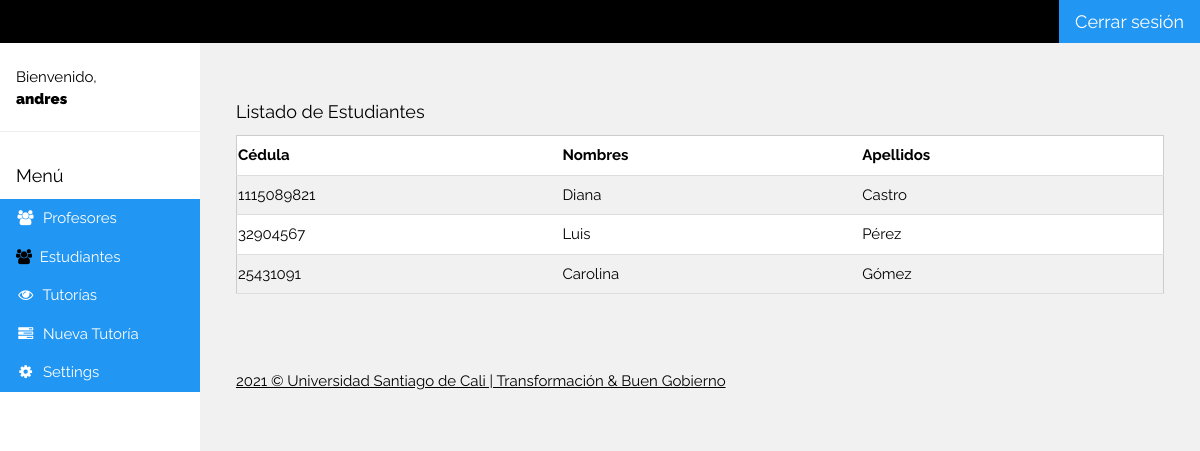
The page /ctg_listaestudiantes_tm/ (signed in) on the database its author committed.
### appusc/models.py (models this page shows)
class estudiantes(models.Model):
    cedula=models.IntegerField()
    nombres=models.CharField(max_length=400)
    apellidos=models.CharField(max_length=400)

### appusc/views.py (the view)
# urls.py: path('ctg_listaestudiantes_tm/',views.ctg_listaestudiantes_tm),
def ctg_listaestudiantes_tm(request):
    estud=estudiantes.objects.all()
    return render(request,'appusc/ctg_listaestudiantes_tm.html',{'estud':estud})

### appusc/templates/appusc/ctg_listaestudiantes_tm.html
{% extends 'appusc/base.html' %}
    {% block content %}
        <br>
        <br>
        <div class="w3-container">
            <h5>Listado de Estudiantes</h5>
            <table class="w3-table w3-striped w3-bordered w3-border w3-hoverable w3-white">
                <th>Cédula</th>
                <th>Nombres</th>
                <th>Apellidos</th>
                {% for registro in estud %}
                <tr>
                    <td>{{ registro.cedula }}</td>
                    <td>{{ registro.nombres }}</td>
                    <td>{{ registro.apellidos }}</td>
                </tr>
                {% endfor %}
            </table><br>
          </div>
     {% endblock %}

### appusc/templates/appusc/base.html (shortened to what this page needs)
{% load static %}
<!DOCTYPE html>
<html>
<link rel="stylesheet" href="{% static 'css/w3.css' %}">
<link rel="stylesheet" href="https://cdnjs.cloudflare.com/ajax/libs/font-awesome/4.7.0/css/font-awesome.min.css">
<body class="w3-light-grey">
<div class="w3-bar w3-top w3-black w3-large" style="z-index:4">
  <a class="w3-button w3-blue w3-right" href="/detail">Cerrar sesión</a>
</div>
<nav class="w3-sidebar w3-collapse w3-white w3-animate-left" style="z-index:3;width:200px;" id="mySidebar"><br>
  <div class="w3-container w3-row">
    <div class="w3-col s8 w3-bar">
      <span>Bienvenido, <strong><b>{{request.user.username}}</b></strong></span><br>
    </div>
  </div>
  <hr>
  <div class="w3-container">
    <h5>Menú</h5>
  </div>
  <div class="w3-bar-block">
    <a href="/ctg_listaprofes_tm" class="w3-bar-item w3-button w3-padding w3-blue"><i class="fa fa-users fa-fw"></i>  Profesores</a>
    <a href="/ctg_listaestudiantes_tm" class="w3-bar-item w3-button w3-padding w3-blue"><i class="fa fa-users w3-text-black"></i>  Estudiantes</a>
    <a href="/tragrados" class="w3-bar-item w3-button w3-padding w3-blue"><i class="fa fa-eye fa-fw"></i>  Tutorías</a>
    <a href="/nuevatutoria" class="w3-bar-item w3-button w3-padding w3-blue"><i class="fa fa-tasks fa-fw"></i>  Nueva Tutoría</a>
    <a href="#" class="w3-bar-item w3-button w3-padding w3-blue"><i class="fa fa-cog fa-fw"></i>  Settings</a><br><br>
  </div>
</nav>
<div class="w3-main" style="margin-left:220px;margin-top:43px;margin-right: 20px;">
  {% block content %}
  {% endblock %}
  <br>
  <footer class="w3-container w3-padding-16 w3-light-grey">
    <p> <a href="https://www.usc.edu.co" target="_blank">2021 © Universidad Santiago de Cali  |  Transformación & Buen Gobierno</a></p>
  </footer>
</div>
</body>
</html>

### appusc/static/css/w3.css (style rules this page uses)
html { box-sizing:border-box }
*,*:before,*:after { box-sizing:inherit }
html { -ms-text-size-adjust:100%;-webkit-text-size-adjust:100% }
body { margin:0 }
article,aside,details,figcaption,figure,footer,header,main,menu,nav,section { display:block }
a { background-color:transparent }
b,strong { font-weight:bolder }
hr { box-sizing:content-box;height:0;overflow:visible }
html,body { font-family:Verdana,sans-serif;font-size:15px;line-height:1.5 }
html { overflow-x:hidden }
h5 { font-size:18px }
h1,h2,h3,h4,h5,h6 { font-family:"Segoe UI",Arial,sans-serif;font-weight:400;margin:10px 0 }
hr { border:0;border-top:1px solid #eee;margin:20px 0 }
a { color:inherit }
.w3-table,.w3-table-all { border-collapse:collapse;border-spacing:1;width:100%;display:table }
.w3-bordered tr,.w3-table-all tr { border-bottom:1px solid #ddd }
.w3-striped tbody tr:nth-child(even) { background-color:#f1f1f1 }
.w3-table td,.w3-table th,.w3-table-all td,.w3-table-all th { padding:8px 8px;display:table-cell;text-align:left;vertical-align:top }
.w3-table th:first-child,.w3-table td:first-child,.w3-table-all th:first-child,.w3-table-all td:first-child { padding-left:1px }
.w3-btn,.w3-button { border:none;display:inline-block;padding:8px 16px;vertical-align:middle;overflow:hidden;text-decoration:none;color:inherit;background-color:inherit;text-align:center;cursor:pointer;white-space:nowrap }
.w3-btn,.w3-button { -webkit-touch-callout:none;-webkit-user-select:none;-khtml-user-select:none;-moz-user-select:none;-ms-user-select:none;user-select:none }
.w3-sidebar { height:100%;width:200px;background-color:#fff;position:fixed!important;z-index:1;overflow:auto }
.w3-main,#main { transition:margin-left .4s }
.w3-bar { width:100%;overflow:hidden }
.w3-bar .w3-button { white-space:normal }
.w3-bar-block .w3-bar-item { width:100%;display:block;padding:8px 16px;text-align:left;border:none;white-space:normal;float:none;outline:0 }
.w3-container:after,.w3-container:before,.w3-panel:after,.w3-panel:before,.w3-row:after,.w3-row:before,.w3-row-padding:after,.w3-row-padding:before, .w3-cell-row:before,.w3-cell-row:after,.w3-clear:after,.w3-clear:before,.w3-bar:before,.w3-bar:after { content:"";display:table;clear:both }
.w3-col,.w3-half,.w3-third,.w3-twothird,.w3-threequarter,.w3-quarter { float:left;width:100% }
.w3-col.s8 { width:66.66666% }
@media (min-width:993px) { .w3-sidebar.w3-collapse { display:block!important } }
.w3-top,.w3-bottom { position:fixed;width:100%;z-index:1 }
.w3-top { top:0 }
.w3-container,.w3-panel { padding:0.01em 16px }
.w3-animate-left { position:relative;animation:animateleft 0.4s }
.w3-large { font-size:18px!important }
.w3-border { border:1px solid #ccc!important }
.w3-padding { padding:8px 16px!important }
.w3-padding-16 { padding-top:16px!important;padding-bottom:16px!important }
.w3-right { float:right!important }
.w3-blue,.w3-hover-blue:hover { color:#fff!important;background-color:#2196F3!important }
.w3-white,.w3-hover-white:hover { color:#000!important;background-color:#fff!important }
.w3-black,.w3-hover-black:hover { color:#fff!important;background-color:#000!important }
.w3-light-grey,.w3-hover-light-grey:hover,.w3-light-gray,.w3-hover-light-gray:hover { color:#000!important;background-color:#f1f1f1!important }
.w3-text-black,.w3-hover-text-black:hover { color:#000!important }

### appusc/templates/appusc/base.html (style rules this page uses)
html,body,h1,h2,h3,h4,h5 { font-family: "Raleway", sans-serif }

### rows shown on the page
estudiantes: cedula "1115089821", nombres "Diana", apellidos "Castro"
estudiantes: cedula "32904567", nombres "Luis", apellidos "Pérez"
estudiantes: cedula "25431091", nombres "Carolina", apellidos "Gómez"

### other values the page prints
{{ request.user.username }} "andres"
